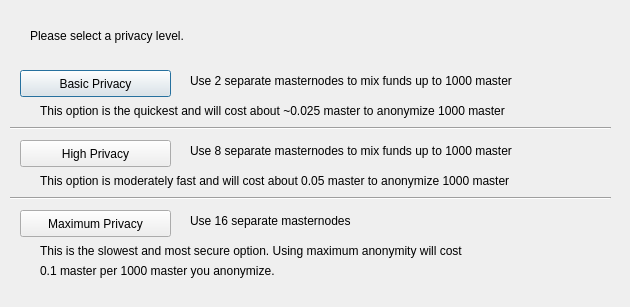
<?xml version="1.0" encoding="UTF-8"?>
<ui version="4.0">
 <class>DarksendConfig</class>
 <widget class="QDialog" name="DarksendConfig">
  <property name="geometry">
   <rect>
    <x>0</x>
    <y>0</y>
    <width>630</width>
    <height>307</height>
   </rect>
  </property>
  <property name="windowTitle">
   <string>Configure PrivateSend</string>
  </property>
  <widget class="QPushButton" name="buttonBasic">
   <property name="geometry">
    <rect>
     <x>20</x>
     <y>70</y>
     <width>151</width>
     <height>27</height>
    </rect>
   </property>
   <property name="text">
    <string>Basic Privacy</string>
   </property>
  </widget>
  <widget class="QPushButton" name="buttonHigh">
   <property name="geometry">
    <rect>
     <x>20</x>
     <y>140</y>
     <width>151</width>
     <height>27</height>
    </rect>
   </property>
   <property name="text">
    <string>High Privacy</string>
   </property>
  </widget>
  <widget class="QPushButton" name="buttonMax">
   <property name="geometry">
    <rect>
     <x>20</x>
     <y>210</y>
     <width>151</width>
     <height>27</height>
    </rect>
   </property>
   <property name="text">
    <string>Maximum Privacy</string>
   </property>
  </widget>
  <widget class="QLabel" name="label">
   <property name="geometry">
    <rect>
     <x>30</x>
     <y>20</y>
     <width>571</width>
     <height>31</height>
    </rect>
   </property>
   <property name="text">
    <string>Please select a privacy level.</string>
   </property>
  </widget>
  <widget class="QLabel" name="label_2">
   <property name="geometry">
    <rect>
     <x>190</x>
     <y>70</y>
     <width>421</width>
     <height>21</height>
    </rect>
   </property>
   <property name="text">
    <string>Use 2 separate masternodes to mix funds up to 1000 master</string>
   </property>
  </widget>
  <widget class="QLabel" name="label_3">
   <property name="geometry">
    <rect>
     <x>190</x>
     <y>140</y>
     <width>411</width>
     <height>21</height>
    </rect>
   </property>
   <property name="text">
    <string>Use 8 separate masternodes to mix funds up to 1000 master</string>
   </property>
  </widget>
  <widget class="QLabel" name="label_4">
   <property name="geometry">
    <rect>
     <x>190</x>
     <y>210</y>
     <width>421</width>
     <height>21</height>
    </rect>
   </property>
   <property name="text">
    <string>Use 16 separate masternodes</string>
   </property>
  </widget>
  <widget class="QLabel" name="label_6">
   <property name="geometry">
    <rect>
     <x>40</x>
     <y>100</y>
     <width>561</width>
     <height>21</height>
    </rect>
   </property>
   <property name="text">
    <string>This option is the quickest and will cost about ~0.025 master to anonymize 1000 master</string>
   </property>
  </widget>
  <widget class="QLabel" name="label_7">
   <property name="geometry">
    <rect>
     <x>40</x>
     <y>170</y>
     <width>561</width>
     <height>21</height>
    </rect>
   </property>
   <property name="text">
    <string>This option is moderately fast and will cost about 0.05 master to anonymize 1000 master</string>
   </property>
  </widget>
  <widget class="QLabel" name="label_8">
   <property name="geometry">
    <rect>
     <x>40</x>
     <y>240</y>
     <width>561</width>
     <height>21</height>
    </rect>
   </property>
   <property name="text">
    <string>This is the slowest and most secure option. Using maximum anonymity will cost</string>
   </property>
  </widget>
  <widget class="QLabel" name="label_9">
   <property name="geometry">
    <rect>
     <x>40</x>
     <y>260</y>
     <width>561</width>
     <height>21</height>
    </rect>
   </property>
   <property name="text">
    <string>0.1 master per 1000 master you anonymize.</string>
   </property>
  </widget>
  <widget class="Line" name="line">
   <property name="geometry">
    <rect>
     <x>10</x>
     <y>120</y>
     <width>601</width>
     <height>16</height>
    </rect>
   </property>
   <property name="orientation">
    <enum>Qt::Horizontal</enum>
   </property>
  </widget>
  <widget class="Line" name="line_2">
   <property name="geometry">
    <rect>
     <x>10</x>
     <y>190</y>
     <width>601</width>
     <height>16</height>
    </rect>
   </property>
   <property name="orientation">
    <enum>Qt::Horizontal</enum>
   </property>
  </widget>
 </widget>
 <resources/>
 <connections/>
</ui>
